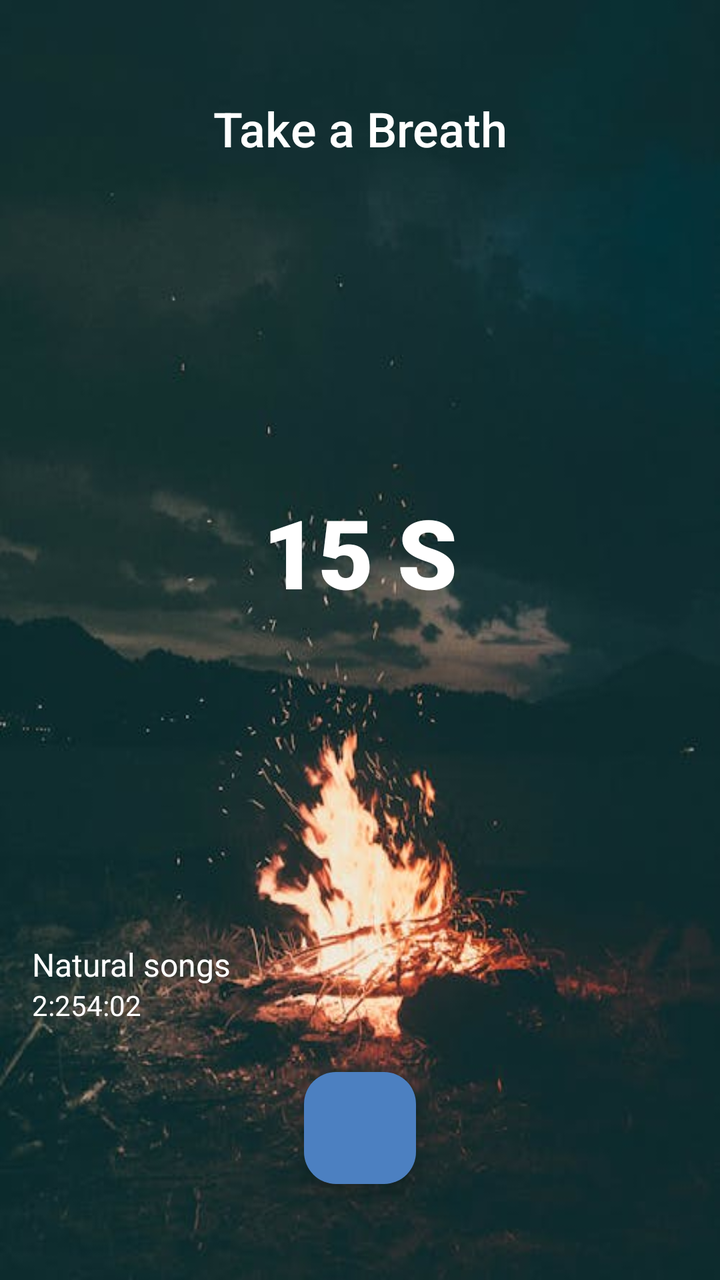
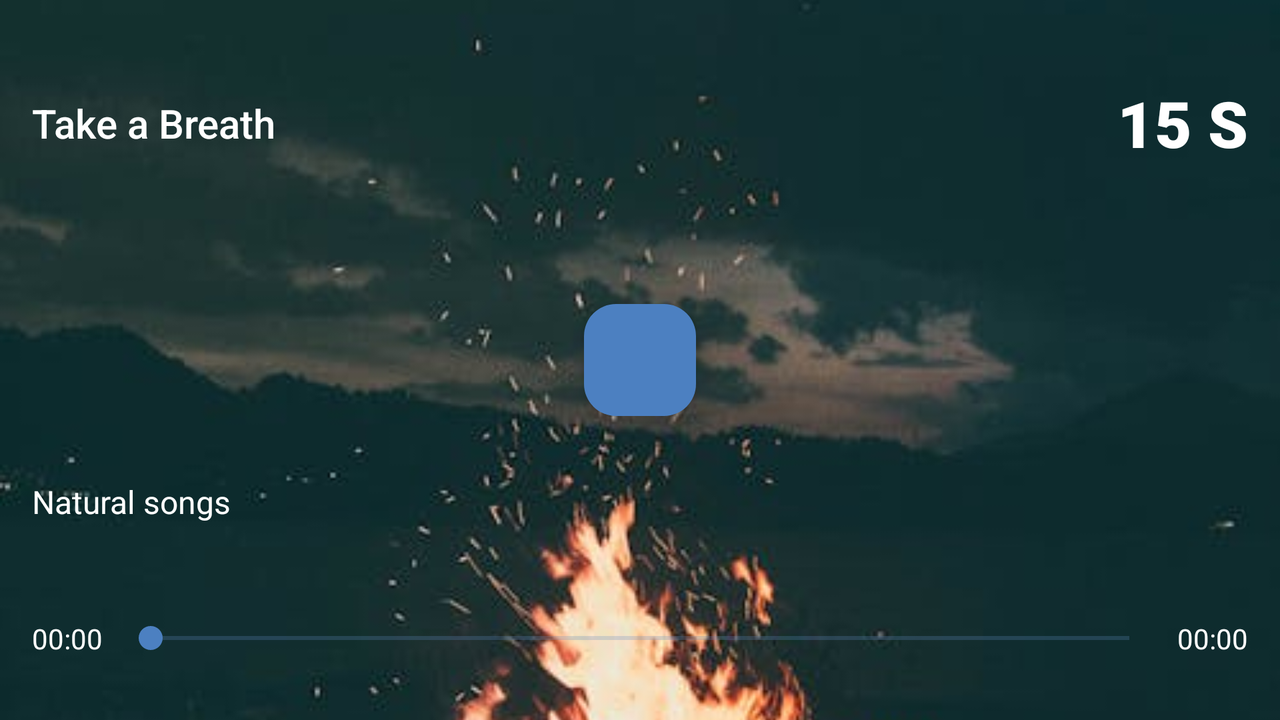

The same Android screen from two of the app's own layout files: first res/layout/ as a phone draws it, then the author's variant for another configuration, drawn on a device whose configuration selects that folder. Both files follow.
<!-- AndroidManifest.xml: application theme Theme.Frontend_moodify -->
<!-- res/layout/fragment_relaxation.xml -->
<?xml version="1.0" encoding="utf-8"?>
<androidx.constraintlayout.widget.ConstraintLayout
    xmlns:android="http://schemas.android.com/apk/res/android"
    xmlns:app="http://schemas.android.com/apk/res-auto"
    xmlns:tools="http://schemas.android.com/tools"
    android:layout_width="match_parent"
    android:layout_height="match_parent"
    android:background="@drawable/background_relaxation"
    android:padding="16dp"
    tools:context=".RelaxationFragment">

    
    <TextView
        android:id="@+id/tvTitle"
        android:layout_width="wrap_content"
        android:layout_height="wrap_content"
        android:layout_marginTop="32dp"
        android:fontFamily="sans-serif-medium"
        android:gravity="center"
        android:text="@string/title_instructor"
        android:textColor="@android:color/white"
        android:textSize="24sp"
        app:layout_constraintEnd_toEndOf="parent"
        app:layout_constraintStart_toStartOf="parent"
        app:layout_constraintTop_toTopOf="parent" />

    
    <TextView
        android:id="@+id/tvTimer"
        android:layout_width="wrap_content"
        android:layout_height="wrap_content"
        android:fontFamily="sans-serif-black"
        android:gravity="center"
        android:text="@string/time_instructor"
        android:textColor="@android:color/white"
        android:textSize="48sp"
        app:layout_constraintBottom_toTopOf="@id/tvMusic"
        app:layout_constraintEnd_toEndOf="parent"
        app:layout_constraintStart_toStartOf="parent"
        app:layout_constraintTop_toBottomOf="@id/tvTitle" />

    
    <TextView
        android:id="@+id/tvMusic"
        android:layout_width="wrap_content"
        android:layout_height="wrap_content"
        android:layout_marginTop="16dp"
        android:fontFamily="sans-serif"
        android:text="@string/title_song"
        android:textColor="@android:color/white"
        android:textSize="16sp"
        app:layout_constraintBottom_toTopOf="@id/container"
        app:layout_constraintEnd_toEndOf="@id/imgInfo"
        app:layout_constraintHorizontal_bias="0.0"
        app:layout_constraintStart_toStartOf="parent" />

    
    <LinearLayout
        android:id="@+id/container"
        android:layout_width="0dp"
        android:layout_height="wrap_content"
        android:layout_marginTop="8dp"
        android:layout_marginBottom="24dp"
        android:orientation="horizontal"
        app:layout_constraintBottom_toTopOf="@id/btnPlay"
        app:layout_constraintEnd_toEndOf="parent"
        app:layout_constraintStart_toStartOf="parent">

        
        <TextView
            android:layout_width="wrap_content"
            android:layout_height="wrap_content"
            android:layout_gravity="center"
            android:text="@string/start_time"
            android:textColor="@android:color/white"
            android:textSize="14sp" />

        















        
        <TextView
            android:layout_width="wrap_content"
            android:layout_height="wrap_content"
            android:layout_gravity="center"
            android:text="@string/end_time"
            android:textColor="@android:color/white"
            android:textSize="14sp" />
    </LinearLayout>

    
    <ImageView
        android:id="@+id/imgInfo"
        android:layout_width="24dp"
        android:layout_height="24dp"
        android:layout_marginTop="16dp"
        android:src="@drawable/ic_info"
        android:contentDescription="@string/info_icon_description"
        app:layout_constraintBottom_toTopOf="@id/container"
        app:layout_constraintEnd_toEndOf="parent"
        app:tint="@android:color/white" />

    
    <com.google.android.material.floatingactionbutton.FloatingActionButton
        android:id="@+id/btnPlay"
        android:layout_width="wrap_content"
        android:layout_height="wrap_content"
        android:layout_marginBottom="32dp"
        android:backgroundTint="@color/blue"
        android:src="@drawable/ic_pause"
        android:contentDescription="@string/play_pause_description"
        app:layout_constraintBottom_toBottomOf="parent"
        app:layout_constraintEnd_toEndOf="parent"
        app:layout_constraintStart_toStartOf="parent"
        app:tint="@android:color/white" />

    <androidx.constraintlayout.widget.Guideline
        android:id="@+id/guideline"
        android:layout_width="wrap_content"
        android:layout_height="wrap_content"
        android:orientation="vertical"
        app:layout_constraintGuide_begin="20dp" />
</androidx.constraintlayout.widget.ConstraintLayout>
<!-- resources referenced by this layout -->
<resources>
  <color name="blue">#4C80C1</color>
  <!-- drawable background_relaxation: jpeg bitmap (drawable, 26754 bytes) -->
  <string name="end_time">4:02</string>
  <string name="info_icon_description">Information icon</string>
  <string name="play_pause_description">Play or pause music</string>
  <string name="start_time">2:25</string>
  <string name="time_instructor">15 S</string>
  <string name="title_instructor">Take a Breath</string>
  <string name="title_song">Natural songs</string>
  <!-- from res/values-v23/ -->
  <style name="Theme.Frontend_moodify" parent="Base.Theme.Frontend_moodify">
          
          <item name="android:navigationBarColor">@android:color/transparent</item>
          <item name="android:statusBarColor">@android:color/transparent</item>
          <item name="android:windowLightStatusBar">?attr/isLightTheme</item>
      </style>
  <style name="Base.Theme.Frontend_moodify" parent="Theme.Material3.DayNight.NoActionBar">
          <item name="colorPrimary">@color/blue</item> 
          <item name="colorPrimaryVariant">@color/light_blue</item>
          <item name="colorOnPrimary">@android:color/black</item>
          <item name="colorSecondary">@color/blue</item>
          <item name="colorOnSecondary">@android:color/white</item>
          <item name="android:statusBarColor">@color/blue</item>
          <item name="android:navigationBarColor">@color/navigationBarColorLight</item>
          <item name="android:textColorPrimary">@color/black</item> 
          <item name="android:textColorSecondary">@color/grey</item> 
          <item name="colorControlNormal">@color/nav_colors</item>  
      </style>
  <color name="light_blue">#97B7DF</color>
  <color name="navigationBarColorLight">#ffffff</color>
  <color name="black">#000000</color>
  <color name="grey">#878787</color>
</resources>
<!-- res/layout-land/fragment_relaxation.xml (the author's variant of the layout above) -->
<!-- drawn on the phone turned sideways -->
<?xml version="1.0" encoding="utf-8"?>
<ScrollView
    xmlns:android="http://schemas.android.com/apk/res/android"
    xmlns:app="http://schemas.android.com/apk/res-auto"
    xmlns:tools="http://schemas.android.com/tools"
    android:layout_width="match_parent"
    android:layout_height="match_parent"
    android:fillViewport="true">

    <androidx.constraintlayout.widget.ConstraintLayout
        android:layout_width="match_parent"
        android:layout_height="match_parent"
        tools:context=".RelaxationFragment">

        <ImageView
            android:id="@+id/imgBackground"
            android:layout_width="0dp"
            android:layout_height="0dp"
            android:src="@drawable/background_relaxation"
            android:scaleType="centerCrop"
            app:layout_constraintStart_toStartOf="parent"
            app:layout_constraintEnd_toEndOf="parent"
            app:layout_constraintTop_toTopOf="parent"
            app:layout_constraintBottom_toBottomOf="parent" />

        
        <LinearLayout
            android:id="@+id/containerHeader"
            android:layout_width="match_parent"
            android:layout_height="wrap_content"
            android:orientation="horizontal"
            android:gravity="center"
            android:padding="16dp"
            android:layout_marginTop="24dp"
            app:layout_constraintStart_toStartOf="parent"
            app:layout_constraintTop_toTopOf="parent"
            app:layout_constraintEnd_toEndOf="parent">

            <TextView
                android:id="@+id/tvTitle"
                android:layout_width="0dp"
                android:layout_height="wrap_content"
                android:layout_weight="1"
                android:fontFamily="sans-serif-medium"
                android:text="@string/title_instructor"
                android:textColor="@android:color/white"
                android:textSize="20sp" />

            <TextView
                android:id="@+id/tvTimer"
                android:layout_width="wrap_content"
                android:layout_height="wrap_content"
                android:fontFamily="sans-serif-black"
                android:gravity="center"
                android:text="@string/time_instructor"
                android:textColor="@android:color/white"
                android:textSize="32sp"
                android:layout_marginStart="16dp" />
        </LinearLayout>

        
        <com.google.android.material.floatingactionbutton.FloatingActionButton
            android:id="@+id/btnPlay"
            android:layout_width="wrap_content"
            android:layout_height="wrap_content"
            android:backgroundTint="@color/blue"
            android:src="@drawable/ic_pause"
            android:contentDescription="@string/play_pause_description"
            app:tint="@android:color/white"
            app:layout_constraintTop_toTopOf="parent"
            app:layout_constraintBottom_toBottomOf="parent"
            app:layout_constraintStart_toStartOf="parent"
            app:layout_constraintEnd_toEndOf="parent" />

        
        <LinearLayout
            android:id="@+id/container_song"
            android:layout_width="match_parent"
            android:layout_height="wrap_content"
            android:layout_marginTop="16dp"
            android:padding="16dp"
            android:orientation="horizontal"
            android:gravity="center_vertical"
            app:layout_constraintTop_toBottomOf="@id/btnPlay"
            app:layout_constraintStart_toStartOf="parent"
            app:layout_constraintEnd_toEndOf="parent">

            <TextView
                android:id="@+id/tvMusic"
                android:layout_width="0dp"
                android:layout_height="wrap_content"
                android:layout_weight="1"
                android:fontFamily="sans-serif"
                android:text="@string/title_song"
                android:textColor="@android:color/white"
                android:textSize="16sp" />

            <ImageView
                android:id="@+id/imgInfo"
                android:layout_width="wrap_content"
                android:layout_height="wrap_content"
                android:src="@drawable/ic_info"
                android:contentDescription="@string/info_icon_description"
                app:tint="@android:color/white" />
        </LinearLayout>

        
        <LinearLayout
            android:id="@+id/container"
            android:layout_width="match_parent"
            android:layout_height="wrap_content"
            android:layout_marginTop="16dp"
            android:padding="16dp"
            android:gravity="center_vertical"
            android:orientation="horizontal"
            app:layout_constraintTop_toBottomOf="@id/container_song"
            app:layout_constraintStart_toStartOf="parent"
            app:layout_constraintEnd_toEndOf="parent">

            <TextView
                android:id="@+id/tvDurationStart"
                android:layout_width="wrap_content"
                android:layout_height="wrap_content"
                android:text="00:00"
                android:textColor="@android:color/white"
                android:textSize="14sp" />

            <SeekBar
                android:id="@+id/seekBarSong"
                android:layout_width="0dp"
                android:layout_height="wrap_content"
                android:layout_weight="1"
                android:layout_marginHorizontal="8dp" />

            <TextView
                android:id="@+id/tvDurationEnd"
                android:layout_width="wrap_content"
                android:layout_height="wrap_content"
                android:text="00:00"
                android:textColor="@android:color/white"
                android:textSize="14sp" />
        </LinearLayout>

    </androidx.constraintlayout.widget.ConstraintLayout>
</ScrollView>
<!-- resources referenced by the variant -->
<!-- as the phone turned sideways resolves them -->
<resources>
  <color name="blue">#4C80C1</color>
  <!-- drawable background_relaxation: jpeg bitmap (drawable, 26754 bytes) -->
  <string name="info_icon_description">Information icon</string>
  <string name="play_pause_description">Play or pause music</string>
  <string name="time_instructor">15 S</string>
  <string name="title_instructor">Take a Breath</string>
  <string name="title_song">Natural songs</string>
  <!-- from res/values-v23/ -->
  <style name="Theme.Frontend_moodify" parent="Base.Theme.Frontend_moodify">
          
          <item name="android:navigationBarColor">@android:color/transparent</item>
          <item name="android:statusBarColor">@android:color/transparent</item>
          <item name="android:windowLightStatusBar">?attr/isLightTheme</item>
      </style>
  <style name="Base.Theme.Frontend_moodify" parent="Theme.Material3.DayNight.NoActionBar">
          <item name="colorPrimary">@color/blue</item> 
          <item name="colorPrimaryVariant">@color/light_blue</item>
          <item name="colorOnPrimary">@android:color/black</item>
          <item name="colorSecondary">@color/blue</item>
          <item name="colorOnSecondary">@android:color/white</item>
          <item name="android:statusBarColor">@color/blue</item>
          <item name="android:navigationBarColor">@color/navigationBarColorLight</item>
          <item name="android:textColorPrimary">@color/black</item> 
          <item name="android:textColorSecondary">@color/grey</item> 
          <item name="colorControlNormal">@color/nav_colors</item>  
      </style>
  <color name="light_blue">#97B7DF</color>
  <color name="navigationBarColorLight">#ffffff</color>
  <color name="black">#000000</color>
  <color name="grey">#878787</color>
</resources>
